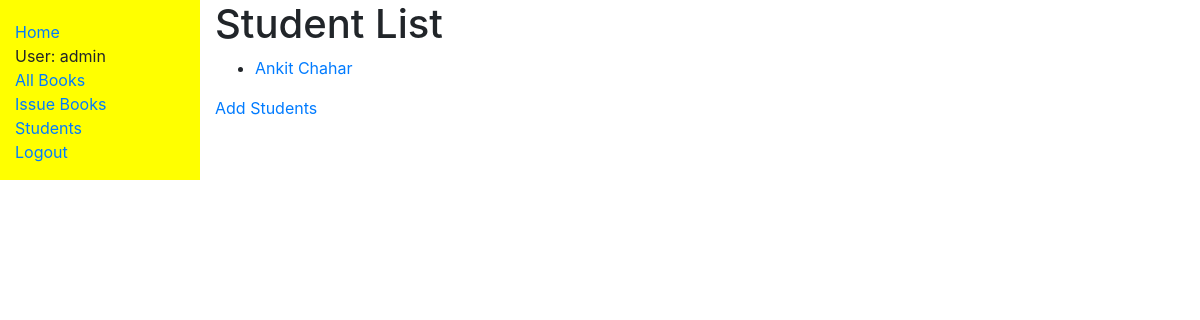
/catalog/students/ (signed in), run on an earlier commit of the app's database.
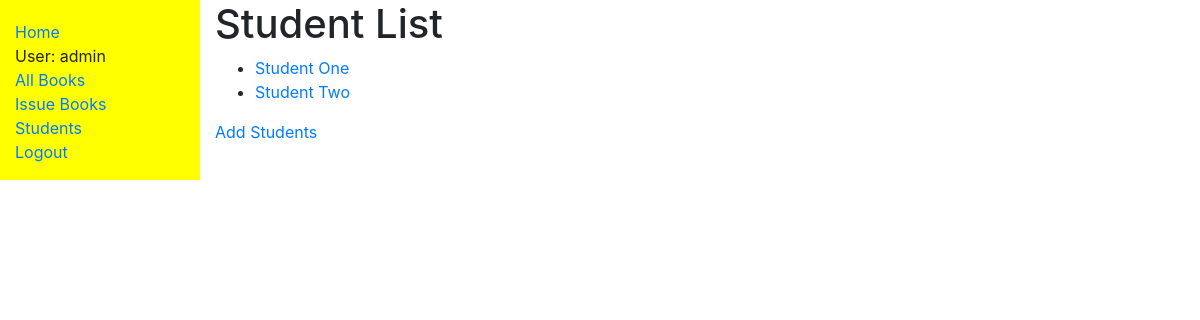
And on a later commit of the database.
### catalog/models.py (models this page shows, shortened)
class Student(models.Model):
    first_name = models.CharField('First Name', max_length=200)
    last_name = models.CharField('Last Name', max_length=200)
    mobile = models.CharField('Mobile', max_length=10)
    address = models.CharField('Address', max_length=400)
    joined_on = models.DateField()
    book_issued = models.ForeignKey('Book', on_delete=models.SET_NULL, null=True, blank=True)
    def get_absolute_url(self):
        return reverse('student-detail', args=[str(self.id)])

### catalog/views.py (the view)
# urls.py: path('students/', views.StudentListView.as_view(), name='student'),
class StudentListView(generic.ListView):
    model = Student

### catalog/templates/catalog/student_list.html
{% extends "base_generic.html" %}
{% block content %}
    <h1>Student List</h1>
    {% if student_list %}
        <ul>
            {% for student in student_list %}
            <li>
                <a href="{{ student.get_absolute_url }}">
                    {{ student.first_name }} {{ student.last_name }}
                </a>
            </li>
            {% endfor %}
        </ul>
    {% else %}
        <p>There are no students.</p>
    {% endif %}
    <a href="/catalog/add_student/">Add Students</a>
{% endblock %}

### catalog/templates/base_generic.html (shortened to what this page needs)
<!DOCTYPE html>
<html lang="en">
<head>
    <link rel="stylesheet" href="https://stackpath.bootstrapcdn.com/bootstrap/4.3.1/css/bootstrap.min.css">
    {% load static %}
    <link rel="stylesheet" href="{% static 'css/styles.css' %}">
</head>
<body>
    <div class="container-fluid">
        <div class="row">
            <div class="col-sm-2">
                {% block sidebar %}
                <ul class="sidebar-nav">
                    <li><a href="{% url 'index' %}">Home</a></li>
                    {% if user.is_authenticated %}
                    <li>User: {{ user.get_username }}</li>
                    <li><a href="{% url 'books' %}">All Books</a></li>
                    <li><a href="{% url 'issued' %}">Issue Books</a></li>
                    <li><a href="{% url 'student' %}">Students</a></li>
                    <li><a href="{% url 'logout' %}?next={{request.path}}">Logout</a></li>
                    {% else %}
                    <li><a href="{% url 'login' %}?next={{request.path}}">Login</a></li>
                    {% endif %}
                </ul>
                {% endblock %}
            </div>
            <div class="col-sm-10">
                {% block content %}{% endblock %}
            </div>
        </div>
    </div>
</body>
</html>

### catalog/static/css/styles.css (style rules this page uses)
.sidebar-nav { margin-top: 20px; padding: 0; list-style: none; }
.col-sm-2 { background-color: yellow; }

What changed in the data, as far as the page shows it:
removed Student: first_name "Ankit", last_name "Chahar"
added Student: first_name "Student", last_name "One"
added Student: first_name "Student", last_name "Two"
